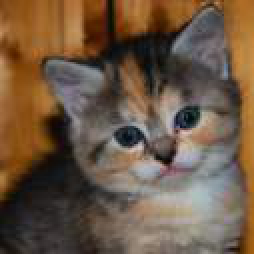
#> input picture pickle_ex/info_in_img/127b.bmp, 127 x 127 px (shown 2 times larger)
$ python embedd.py
#> lines starting #> are read from the running program, lines starting #| are printed output that depends on the picture
#!/usr/bin/env python

import numpy as np
import pickle
from PIL import Image
import sys
import math
import base64
from matplotlib import pyplot as plt
#http://placekitten.com/200/300
img = Image.open("127b.bmp").convert('L') # open and convert to BW
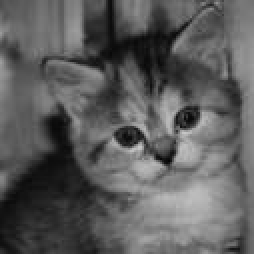
#> img: PIL image 127x127 L (shown 2 times larger); min 3, max 199, mean 92.3
bts = np.fromstring(img.tobytes(), dtype=np.uint8)
#> bts = 16129 values, max 199 at index 8474, min 3 at index 10244, mean 92.31

o=pickle.dumps({"a":[1,2,3,4], "cdrrrr":21323.333, "np":np.ones(1984)*5.64, "pi":math.pi, "fnc":math.sqrt})
btso = np.fromstring(o,dtype=np.uint8)
#d=int(math.sqrt(sys.getsizeof(o)))
d=int(math.sqrt(btso.size))
print(bts.size)
#| 16129
print(btso.size)
##
print(bts.shape)
#| (16129,)
print(btso.shape)
#> (the run stopped early here; a loop or call above may not have finished)
